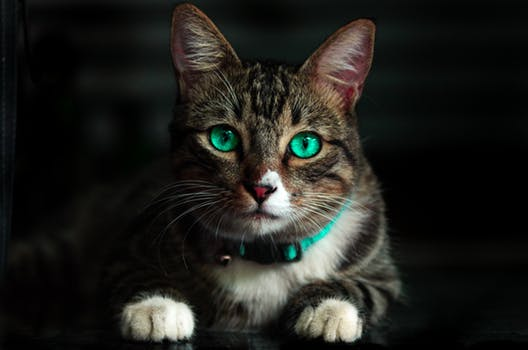
#> input picture RESOURCES/cat.jpeg, 528 x 350 px, found by its file name
$ python open_cv_tut_03.py
#> lines starting #> are read from the running program, lines starting #| are printed output that depends on the picture; after the words box and inside, x2 and y2 are one past the last pixel; in counts of white or black regions, pixels touching at a corner belong together
#basic functions
import cv2
import numpy as np
kernal=np.ones((5,5),np.uint8)
img=cv2.imread("resources/cat.jpeg")
#> img is the input picture: shape (350, 528, 3); mean B, G, R 27.8, 31.9, 31.8

imgGray=cv2.cvtColor(img,cv2.COLOR_BGR2GRAY)
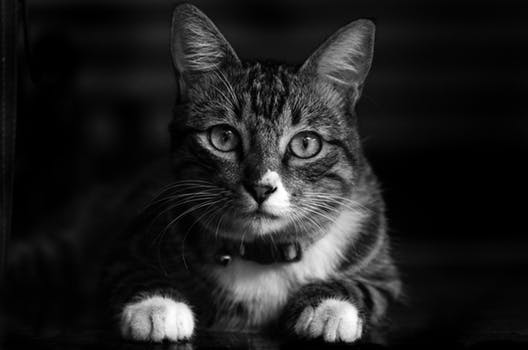
#> imgGray: shape (350, 528); min 0, max 255, mean 31.4
imgBlur=cv2.GaussianBlur(img,(7,7),0)
imgcanny=cv2.Canny(img,200,180)#edge detection
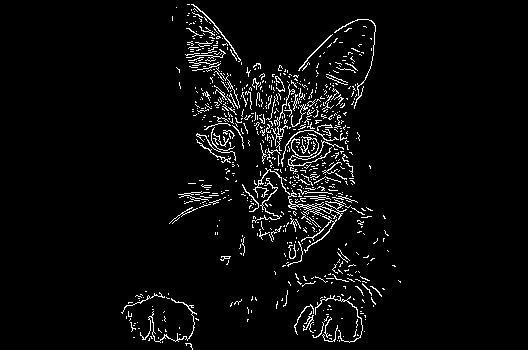
#> imgcanny: shape (350, 528); 4.1% white in thin lines or dots, all inside (x1, y1, x2, y2) = (121, 4, 401, 350)
imgdilation=cv2.dilate(imgcanny,kernal,iterations=1)#dilation
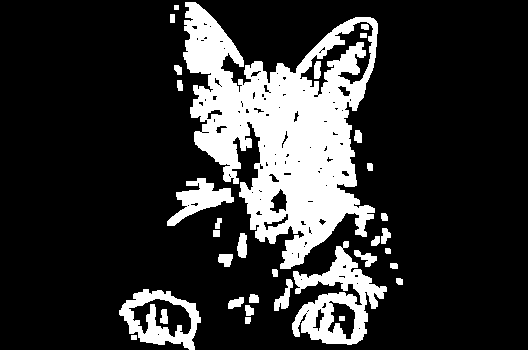
#> imgdilation: shape (350, 528); 19.2% white; 33 white regions, largest, box (x1, y1, x2, y2) and area: (183, 2, 378, 269) 25639, (292, 241, 387, 345) 4171, (119, 289, 201, 350) 2134
imgerode=cv2.erode(imgdilation,kernal,iterations=1)
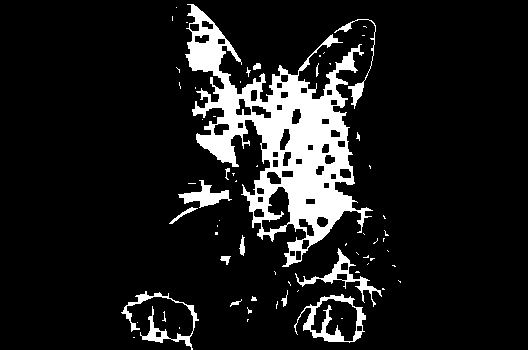
#> imgerode: shape (350, 528); 11.1% white; 65 white regions (50 under 20 px), largest, box (x1, y1, x2, y2) and area: (185, 4, 373, 267) 16231, (294, 294, 366, 343) 995, (121, 291, 199, 350) 859
cv2.imshow("Output1",imgGray)
cv2.imshow("Output2",imgBlur)
cv2.imshow("Output3",imgcanny)
cv2.imshow("Output4",imgdilation)
cv2.imshow("Output5",imgerode)

cv2.waitKey(0)

$ run again, with RESOURCES/space.jpg copied over RESOURCES/cat.jpeg
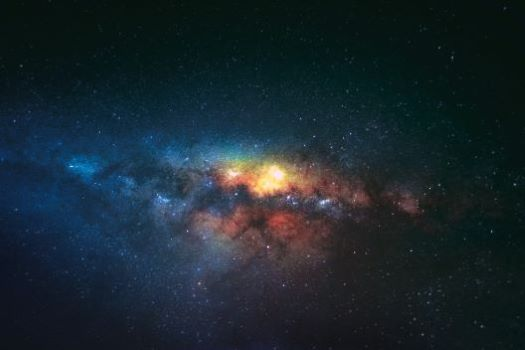
#> input picture RESOURCES/space.jpg, 525 x 350 px, found by its file name
#> img is the input picture: shape (350, 525, 3); mean B, G, R 47, 39.2, 26
#> `imgcanny=cv2.Canny(img,200,180)#edge detection`:
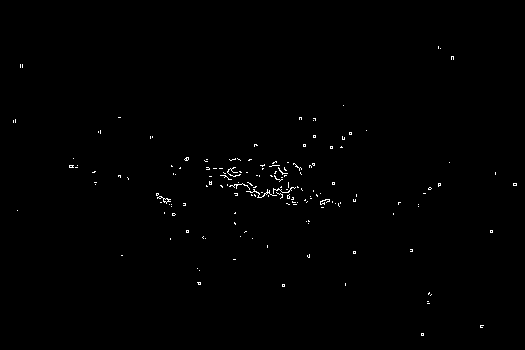
#> imgcanny: shape (350, 525); 0.5% white in thin lines or dots, all inside (x1, y1, x2, y2) = (13, 46, 517, 336)
#> imgdilation: shape (350, 525); 3.4% white; 73 white regions, largest, box (x1, y1, x2, y2) and area: (204, 159, 305, 207) 2209, (302, 188, 343, 210) 399, (154, 191, 174, 209) 221
#> `imgerode=cv2.erode(imgdilation,kernal,iterations=1)`:
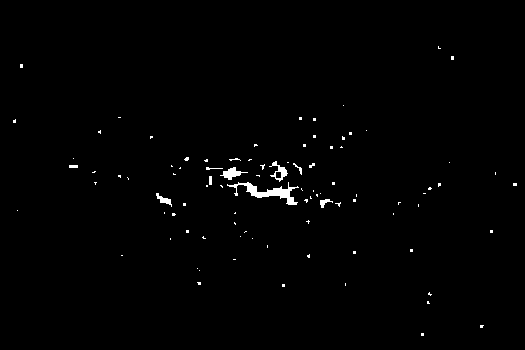
#> imgerode: shape (350, 525); 0.85% white; 93 white regions (84 under 20 px), largest, box (x1, y1, x2, y2) and area: (227, 182, 299, 205) 506, (220, 167, 248, 180) 152, (269, 161, 288, 182) 138
